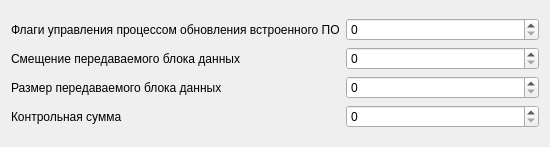
<?xml version="1.0" encoding="UTF-8"?>
<ui version="4.0">
 <class>PET_update_data_page</class>
 <widget class="QWidget" name="PET_update_data_page">
  <property name="geometry">
   <rect>
    <x>0</x>
    <y>0</y>
    <width>550</width>
    <height>147</height>
   </rect>
  </property>
  <property name="windowTitle">
   <string>Form</string>
  </property>
  <layout class="QVBoxLayout" name="verticalLayout">
   <item>
    <layout class="QGridLayout" name="gridLayout">
     <item row="1" column="0">
      <widget class="QLabel" name="label_2">
       <property name="text">
        <string>Смещение передаваемого блока данных</string>
       </property>
      </widget>
     </item>
     <item row="0" column="1">
      <widget class="QSpinBox" name="sb_ctrl"/>
     </item>
     <item row="0" column="0">
      <widget class="QLabel" name="label">
       <property name="text">
        <string>Флаги управления процессом обновления встроенного ПО</string>
       </property>
      </widget>
     </item>
     <item row="2" column="0">
      <widget class="QLabel" name="label_3">
       <property name="text">
        <string>Размер передаваемого блока данных</string>
       </property>
      </widget>
     </item>
     <item row="1" column="1">
      <widget class="QSpinBox" name="sb_offset"/>
     </item>
     <item row="3" column="0">
      <widget class="QLabel" name="label_4">
       <property name="text">
        <string>Контрольная сумма</string>
       </property>
      </widget>
     </item>
     <item row="2" column="1">
      <widget class="QSpinBox" name="sb_length"/>
     </item>
     <item row="3" column="1">
      <widget class="QSpinBox" name="sb_crc"/>
     </item>
    </layout>
   </item>
  </layout>
 </widget>
 <resources/>
 <connections/>
</ui>
